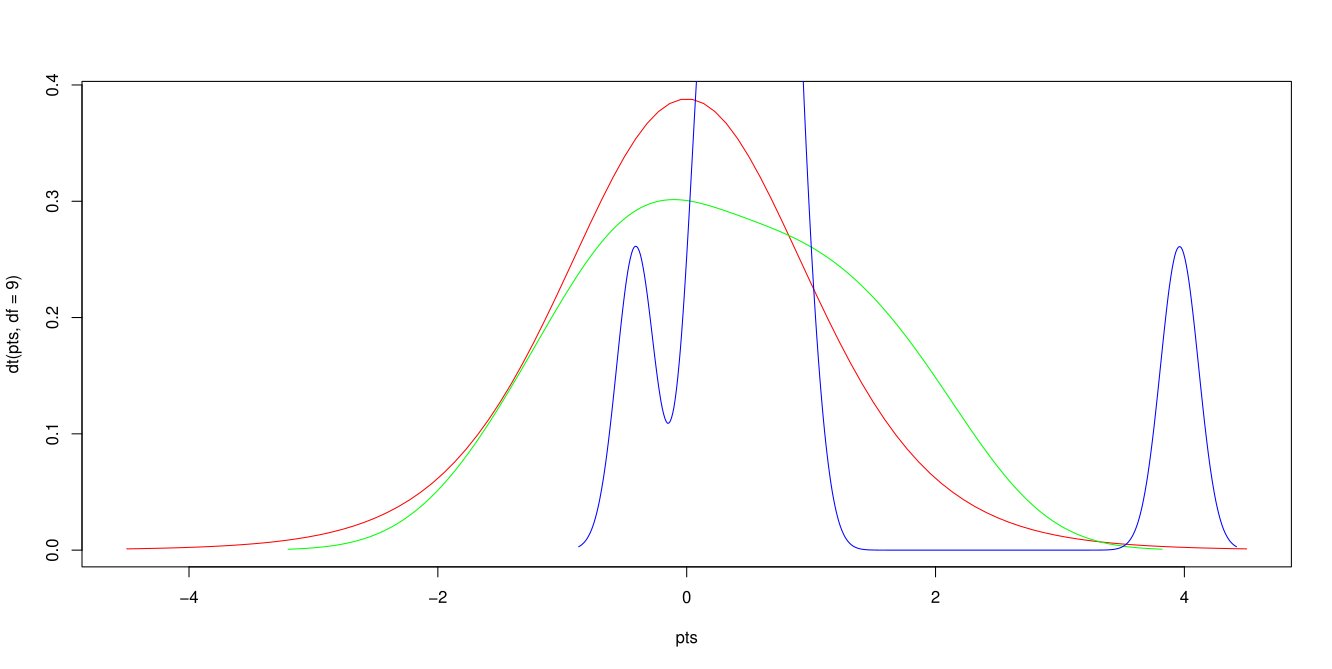

Write R code to recreate this figure.
# Author; Jadon Edwards Date: 10/23/25 Purpose - Perform T-test

#Create dummy variables

x = rnorm(10)
y = rnorm(10)

#Create density plot for x and y

pts = seq(-4.5,4.5,length=100)
plot(pts,dt(pts,df=9),col='red',type='l')
lines(density(x), col='green')
lines(density(y), col='blue')

#t-test

ttest = t.test(x,y)

#output

 Welch Two Sample t-test

data:  x and y
t = 0.29078, df = 17.939, p-value = 0.7746
alternative hypothesis: true difference in means is not equal to 0
95 percent confidence interval:
 -0.6568587  0.8678312
sample estimates:
  mean of x   mean of y 
 0.07001727 -0.03546898 
